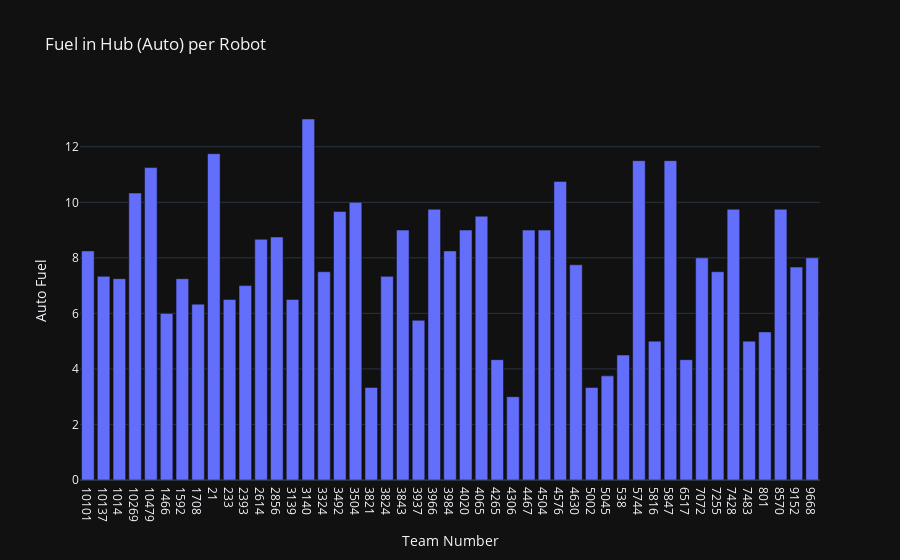

The notebook cell this image was saved under:
### Code cell
fig = px.bar(avg_overall, y="Auto Fuel", title="Fuel in Hub (Auto) per Robot")
fig.show()

### Figure 1 — Plotly figure (JSON) as saved in the notebook; plotly's stock layout.template omitted (floating-point values rounded to 4 significant figures)
{"data": [{"hovertemplate": "Team Number=%{x}<br>Auto Fuel=%{y}<extra></extra>", "legendgroup": "", "marker": {"color": "#636efa", "pattern": {"shape": ""}}, "name": "", "orientation": "v", "showlegend": false, "textposition": "auto", "x": ["10101", "10137", "1014", "10269", "10479", "1466", "1592", "1708", "21", "233", "2393", "2614", "2856", "3139", "3140", "3324", "3492", "3504", "3821", "3824", "3843", "3937", "3966", "3984", "4020", "4065", "4265", "4306", "4467", "4504", "4576", "4630", "5002", "5045", "538", "5744", "5816", "5847", "6517", "7072", "7255", "7428", "7483", "801", "8570", "9152", "9668"], "xaxis": "x", "y": [8.25, 7.333, 7.25, 10.33, 11.25, 6.0, 7.25, 6.333, 11.75, 6.5, 7.0, 8.667, 8.75, 6.5, 13.0, 7.5, 9.667, 10.0, 3.333, 7.333, 9.0, 5.75, 9.75, 8.25, 9.0, 9.5, 4.333, 3.0, 9.0, 9.0, 10.75, 7.75, 3.333, 3.75, 4.5, 11.5, 5.0, 11.5, 4.333, 8.0, 7.5, 9.75, 5.0, 5.333, 9.75, 7.667, 8.0], "yaxis": "y", "type": "bar"}], "layout": {"xaxis": {"anchor": "y", "domain": [0.0, 1.0], "title": {"text": "Team Number"}}, "yaxis": {"anchor": "x", "domain": [0.0, 1.0], "title": {"text": "Auto Fuel"}}, "legend": {"tracegroupgap": 0}, "title": {"text": "Fuel in Hub (Auto) per Robot"}, "barmode": "relative"}}
